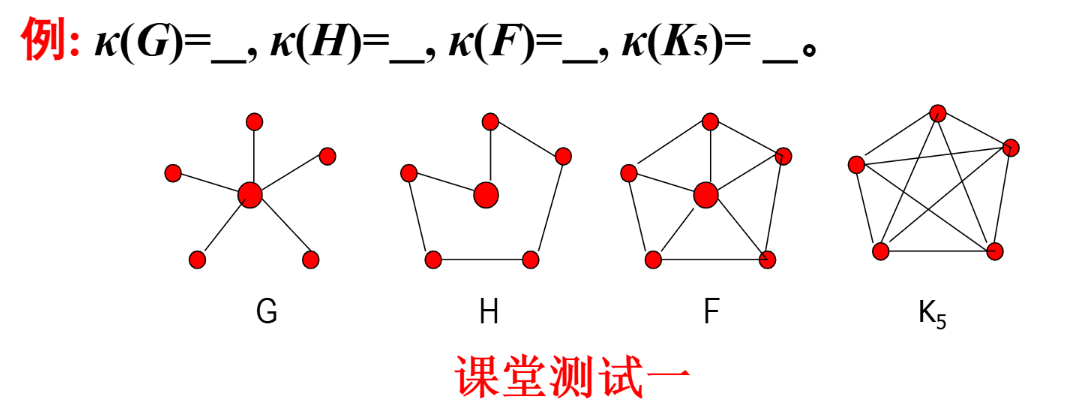
#> input picture tests/fixtures/original_ouc_20261021/180506.png, 1071 x 405 px; its folder holds only this picture in this run
$ python -i graph_qwen_gradient_markers.py   (imports and definitions only)
#> lines starting #> are read from the running program, lines starting #| are printed output that depends on the picture; after the words box and inside, x2 and y2 are one past the last pixel; in counts of white or black regions, pixels touching at a corner belong together
"""Native pixel candidates for shaded circular markers in lecture diagrams.

These are position observations. They never supply labels or inferred edges.
"""
import cv2
import numpy as np
import math

def gradient_markers(image,*,include_uniform=False,highlight=False):
 """Observe similarly sized shaded disks; thin strokes and small arrows abstain."""
#> called with include_uniform = False, highlight = False
 rgb=np.asarray(image);gray=cv2.cvtColor(rgb,cv2.COLOR_RGB2GRAY);h,w=gray.shape
#> after `gray = cv2.cvtColor(rgb, cv2.COLOR_RGB2GRAY)`:
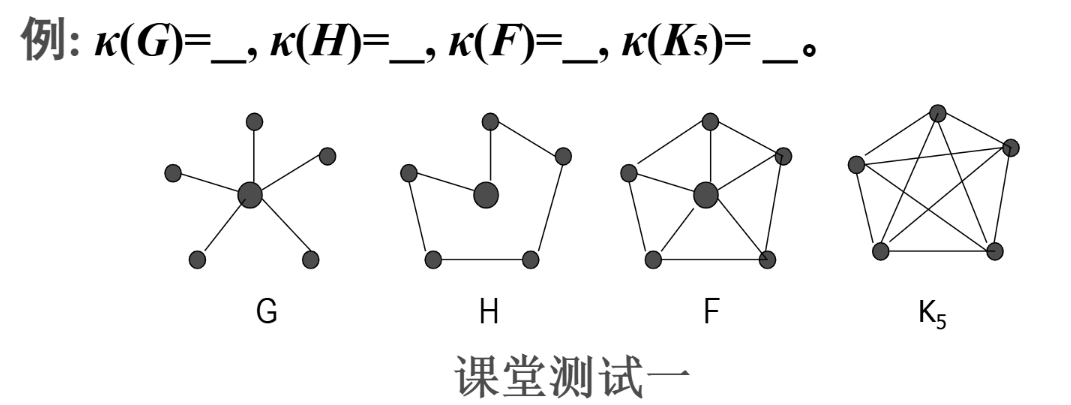
#> gray: shape (405, 1071); min 0, max 255, mean 244.8
#> after `h, w = gray.shape`: h = 405; w = 1071
 opening=9 if highlight else 13
 opened=cv2.morphologyEx(np.uint8(gray<230)*255,cv2.MORPH_OPEN,cv2.getStructuringElement(cv2.MORPH_ELLIPSE,(opening,opening)))
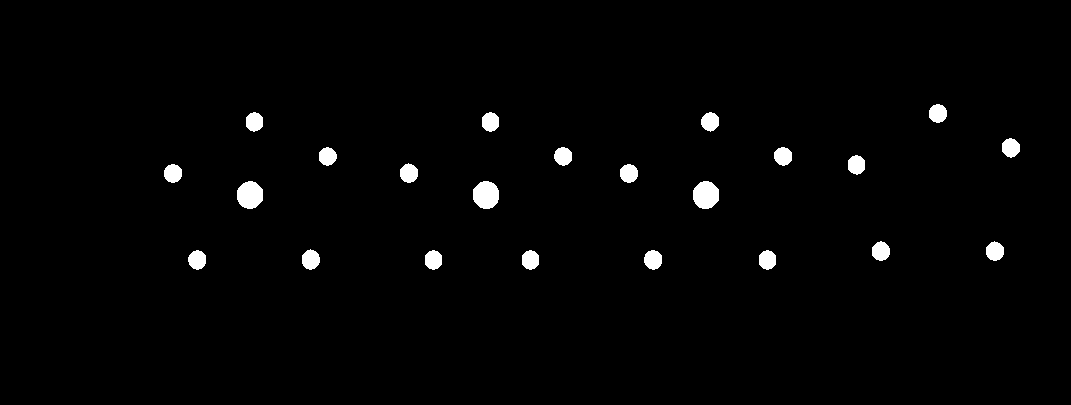
#> opened: shape (405, 1071); 1.7% white; 23 white regions, largest, box (x1, y1, x2, y2) and area: (473, 181, 499, 209) 584, (693, 181, 719, 209) 580, (237, 181, 263, 209) 576
 count,labels,stats,centers=cv2.connectedComponentsWithStats(opened,8)
#> labels: shape (405, 1071) int32; 24 distinct labels, from 0 to 23
#> count = 24; stats = 24 rows, first 6: [0, 0, 1071, 405, 426564], [929, 104, 18, 19, 271], [246, 112, 17, 20, 270], [482, 112, 17, 20, 272], [701, 112, 18, 20, 270], [1002, 138, 18, 20, 274]; centers = 24 rows, first 8: [534.4, 202.2], [937.5, 113], [254, 121.4], [490, 121.5], [709.7, 121.3], [1010.4, 147.3], [327.2, 156], [562.7, 155.9]
 points=[];gradient=[]
 for i in range(1,count):
  x,y,bw,bh,area=map(int,stats[i]);cx=x+(bw-1)/2;cy=y+(bh-1)/2
  if not(12<=bw<=65 and 12<=bh<=65 and .8<=bw/bh<=1.4 and .6<=area/(bw*bh)<=.9):continue
  local=np.uint8(labels[y:y+bh,x:x+bw]==i);contours,_=cv2.findContours(local,cv2.RETR_EXTERNAL,cv2.CHAIN_APPROX_SIMPLE);c=max(contours,key=cv2.contourArea);hull=cv2.convexHull(c);p=cv2.arcLength(c,True);ca=cv2.contourArea(c);ha=cv2.contourArea(hull)
  if 4*math.pi*ca/max(p*p,1)<.7 or ca/max(ha,1)<.9:continue
  yy,xx=np.ogrid[y:y+bh,x:x+bw];core=((xx-cx)/(bw*.3))**2+((yy-cy)/(bh*.3))**2<=1
  values=gray[y:y+bh,x:x+bw][core]
  if np.mean(np.ptp(rgb[y:y+bh,x:x+bw][core].astype(float),axis=1))>20:continue
  shaded=40<=np.median(values)<=(235 if highlight else 210) and np.std(values)>=(16 if highlight else 18) and np.percentile(values,75)-np.percentile(values,25)>=25
  if not shaded and not np.median(values)<80:continue
  if shaded:gradient.append((bw+bh)/4)
  points.append({'x':cx/(w-1),'y':cy/(h-1),'radius_pixels':(bw+bh)/4,'median':float(np.median(values)),'std':float(np.std(values)),'marker_profile':'native_filled_disk'})
#> this loop made 23 passes
#> (x, y, bw, bh, area, cx, cy, contours) on passes 1 to 6: (929, 104, 18, 19, 271, 937.5, 113, 1 contour; box (x1, y1, x2, y2) and area: (0, 0, 18, 19) 245), (246, 112, 17, 20, 270, 254, 121.5, 1 contour; box (x1, y1, x2, y2) and area: (0, 0, 17, 20) 244), (482, 112, 17, 20, 272, 490, 121.5, 1 contour; box (x1, y1, x2, y2) and area: (0, 0, 17, 20) 246), (701, 112, 18, 20, 270, 709.5, 121.5, 1 contour; box (x1, y1, x2, y2) and area: (0, 0, 18, 20) 244), (1002, 138, 18, 20, 274, 1010.5, 147.5, 1 contour; box (x1, y1, x2, y2) and area: (0, 0, 18, 20) 248), (319, 147, 18, 19, 260, 327.5, 156, 1 contour; box (x1, y1, x2, y2) and area: (0, 0, 18, 19) 235)
#> after the loop, gradient = []; points = []
 if len(gradient)<4:
  if not include_uniform or len(points)<4:return []
  common=float(np.median([p['radius_pixels'] for p in points]))
 else:common=float(np.median(gradient))
 selected=[p for p in points if .8*common<=p['radius_pixels']<=1.5*common]
 if len(gradient)<4 and len(selected)<max(4,len(points)*.85):return []
 from graph_line_tracer import _foreground
 # The lighter highlight on a filled marker is still visible original ink.
 # Keep it when grouping the already measured shaded circles with their lines.
 ink=_foreground(rgb) | (np.uint8(gray<230)*255)
 _,components,component_stats,_=cv2.connectedComponentsWithStats(ink,8)
 for point in selected:
  xx,yy=round(point['x']*(w-1)),round(point['y']*(h-1));pad=max(3,round(point['radius_pixels']*.4))
  values=components[max(0,yy-pad):yy+pad+1,max(0,xx-pad):xx+pad+1].ravel()
  nonzero=values[values>0]
  if nonzero.size:
   component=int(np.bincount(nonzero).argmax());_,_,cw,ch,_=component_stats[component]
   if cw>=80 and ch>=50:point['component']=component
 return selected

>>> import cv2
>>> picture = cv2.cvtColor(cv2.imread('tests/fixtures/original_ouc_20261021/180506.png'), cv2.COLOR_BGR2RGB)
>>> result = gradient_markers(picture)
#> result = []

$ run again, on tests/fixtures/original_ouc_20261021/181309.png
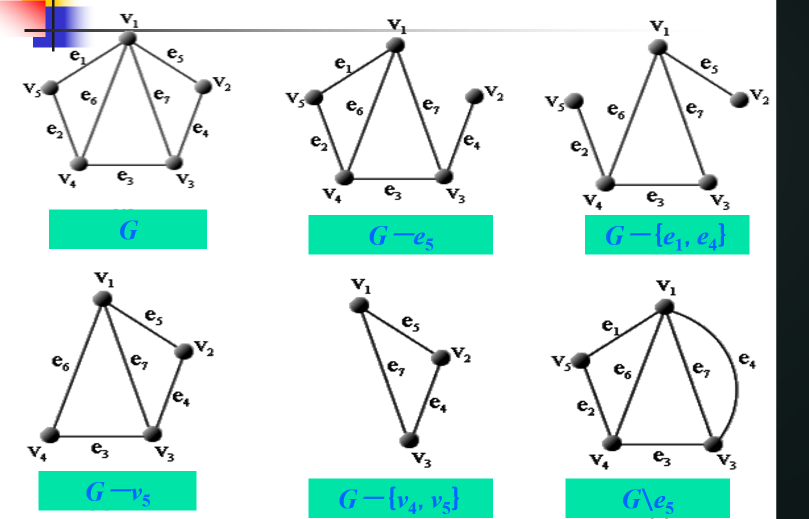
#> input picture tests/fixtures/original_ouc_20261021/181309.png, 1618 x 1038 px (shown at 1/2 size)
#> opened: shape (1038, 1618); 16% white; 35 white regions, largest, box (x1, y1, x2, y2) and area: (1552, 0, 1618, 1038) 68508, (617, 430, 986, 509) 29103, (617, 957, 986, 1036) 29103
#> in gradient_markers, `count,labels,stats,centers=cv2.connectedComponentsWithStats(opened,8)`: count = 36; stats = 36 rows, first 6: [0, 0, 1552, 1038, 1410295], [0, 0, 172, 96, 12783], [1552, 0, 66, 1038, 68508], [237, 58, 38, 37, 1042], [771, 74, 40, 34, 1049], [1296, 78, 41, 35, 1103]; centers = 36 pairs, first value 95.56 to 1584.5, second value 43.58 to 996
#> the loop in gradient_markers, `for i in range(1,count):` made 35 passes
#> (x, y, bw, bh, area, cx, cy, p) on passes 5, 10, 11, 16, 17, 18, 22, 23: (1296, 78, 41, 35, 1103, 1316, 95, 123.9), (1459, 183, 41, 34, 1082, 1479, 199.5, 121.4), (1127, 185, 41, 35, 1100, 1147, 202, 122.2), (669, 338, 41, 34, 1054, 689, 354.5, 120.5), (1191, 349, 41, 35, 1099, 1211, 366, 124.5), (1396, 348, 41, 34, 1090, 1416, 364.5, 121.4), (185, 581, 40, 35, 1108, 204.5, 598, 122.8), (698, 594, 41, 35, 1100, 718, 611, 122.8)
#> after the loop in gradient_markers, `for i in range(1,count):`:
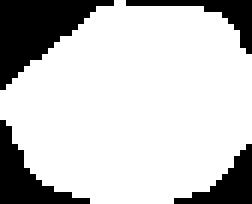
#> local: shape (34, 42) (shown 6 times larger); values 0 (black) and 1 (white), 77.9% white; 4 black regions, box (x1, y1, x2, y2) and area: (0, 0, 19, 15) 138, (0, 20, 15, 34) 76, (29, 24, 42, 34) 54, (21, 0, 42, 9) 48
#> after the loop in gradient_markers, `for i in range(1,count):`: gradient = [18.75, 18.5, 19, 17.75, 17.5, 18.75, 18, 18.75, 19, 7, 17.75, 17.75, 18, 18.75, 19, 18.75, 18.75, 19, 19]; points = 27 items
#> common = 18.75
#> selected = 26 items
#> hsv: shape (1038, 1618, 3); mean H, S, V 12.1, 29.1, 233
#> in _foreground, ``: components = 105; stats = 105 rows, first 6: [0, 0, 1552, 1038, 1338652], [0, 0, 868, 343, 28161], [1552, 0, 66, 1038, 68508], [239, 27, 28, 20, 291], [266, 40, 11, 16, 127], [1298, 41, 31, 22, 319]
#> in gradient_markers, `_,components,component_stats,_=cv2.connectedComponentsWithStats(ink,8)`:
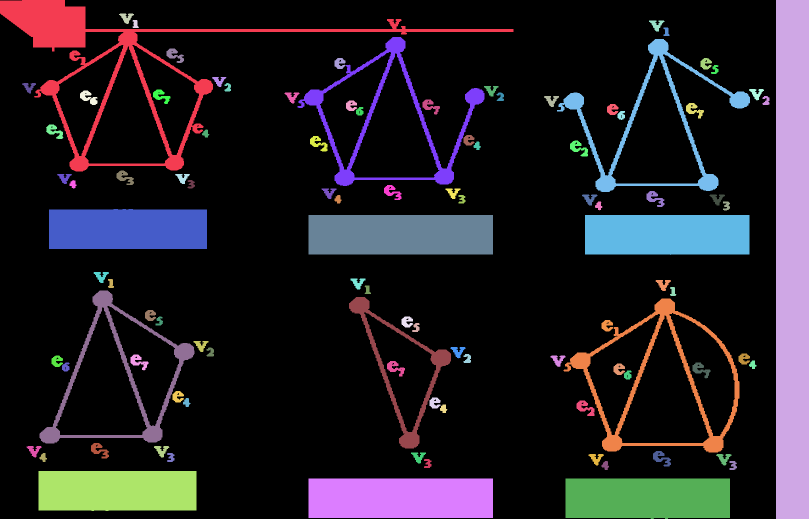
#> components: shape (1038, 1618) int32 (shown at 1/2 size); 102 distinct labels, from 0 to 101; one colour per label, 0 black
#> component_stats = 102 rows, first 6: [0, 0, 1552, 1038, 1327792], [0, 0, 1027, 343, 33082], [1552, 0, 66, 1038, 68508], [238, 27, 30, 21, 322], [265, 40, 13, 16, 143], [1298, 41, 31, 22, 332]
#> the loop in gradient_markers, `for point in selected:` made 26 passes
#> (xx, yy, pad, component, cw, ch) on passes 1 to 8: (256, 76, 8, 1, 1027, 343), (790, 90, 7, 7, 374, 298), (1316, 95, 8, 8, 386, 306), (406, 174, 7, 1, 1027, 343), (100, 176, 7, 1, 1027, 343), (949, 194, 8, 7, 374, 298), (627, 195, 7, 7, 374, 298), (1479, 200, 8, 8, 386, 306)
#> result = 26 items
